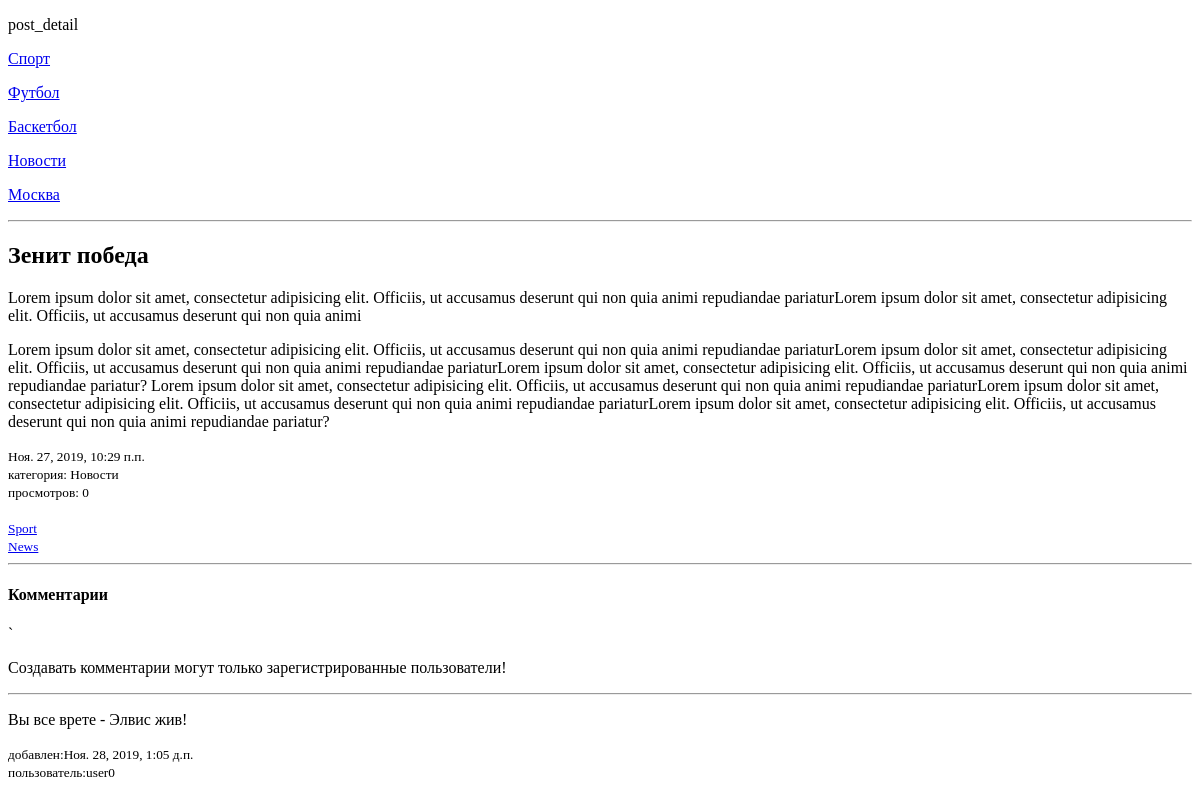
The app's page /justnews/zenitvictory/, older data.
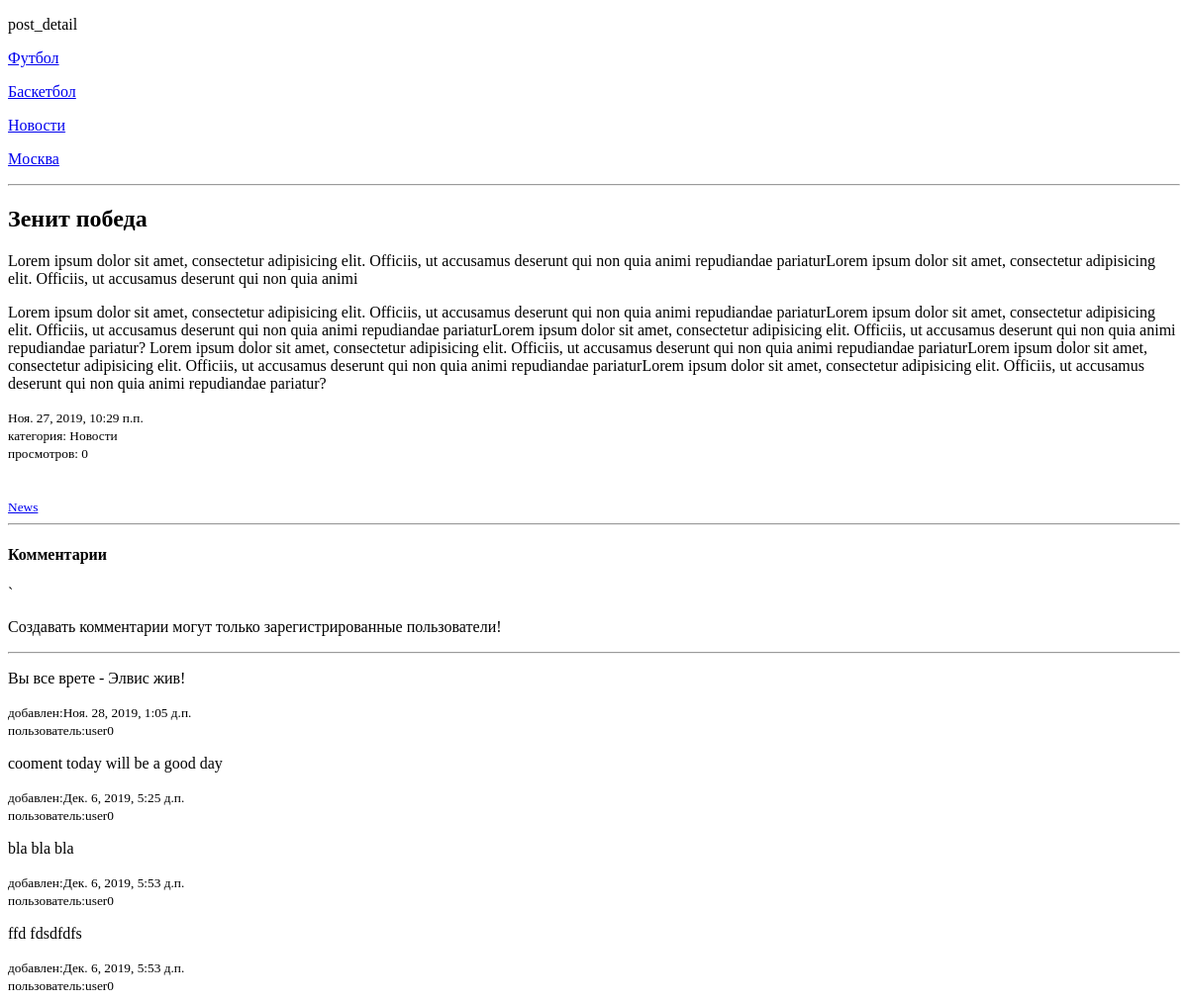
The same page, newer data.
### blog/models.py (models this page shows, shortened)
class Category(MPTTModel):
    name = models.CharField("имя", max_length=100)
    slug = models.SlugField("url", max_length=100, unique=True)
    description = models.TextField("описание", max_length=1000, default="", blank=True)
    parent = TreeForeignKey(
        'self',
        verbose_name="Родительская категория",
        on_delete=models.CASCADE,
        null=True,
        blank=True,
        related_name='children'
    )
    template = models.CharField("шаблон", max_length=500, default="blog/post_list.html")
    published = models.BooleanField("отображать?", default=True)
    paginated = models.PositiveIntegerField("количество новостей на странице", default=5)
    sort = models.PositiveIntegerField('порядок', default=0)
    class Meta:
        verbose_name = "Категория"
        verbose_name_plural = "Категории"
    def get_absolute_url(self):
        return reverse('category', kwargs={'category_slug': self.slug})

class Post(models.Model):
    author = models.ForeignKey(
        User,
        verbose_name="Автор",
        on_delete=models.SET_NULL,
        null=True,
        blank=True
    )
    title = models.CharField("заголовок", max_length=250)
    subtitle = models.CharField("под заголовок", max_length=500, blank=True, null=True)
    mini_text = models.TextField("описание")
    text = models.TextField("текст")
    create_date = models.DateTimeField("дата создания", auto_now=True)
    slug = models.SlugField("url", max_length=100, unique=True)
    tags = models.ManyToManyField(Tag, verbose_name="Тег", blank=True, related_name="tag")
    edit_date = models.DateTimeField(
        "дата редактирования",
        default=timezone.now,
        blank=True,
        null=True
    )
    published_date = models.DateTimeField(
        "дата публикации",
        default=timezone.now,
        blank=True,
        null=True
    )
    image = models.ImageField("главная фотография", upload_to="post/", null=True, blank=True)
    category = models.ForeignKey(Category, verbose_name="Категория",
                                 on_delete=models.CASCADE, null=True)
    template = models.CharField("шаблон", max_length=500, default="blog/post_list.html")
    published = models.BooleanField("опубликовать?", default=True)
    viewed = models.PositiveIntegerField("просмотрено", default=0)
    status = models.BooleanField("для зарегистрированных", default=False)
    sort = models.PositiveIntegerField('порядок', default=0)
    class Meta:
        verbose_name = "Пост"
        verbose_name_plural = "Посты"

class Tag(models.Model):
    name = models.CharField("имя", max_length=100)
    slug = models.SlugField("url", max_length=100, unique=True)
    published = models.BooleanField("отображать?", default=True)
    class Meta:
        verbose_name = "Тег"
        verbose_name_plural = "Теги"

class Comment(models.Model):
    author = models.ForeignKey(
        User,
        verbose_name="Автор",
        on_delete=models.CASCADE,
    )
    post = models.ForeignKey(Post,
                             verbose_name="статья",
                             on_delete=models.CASCADE,
                             related_name= "comments")
    text = models.TextField("комментарий")
    create_date = models.DateTimeField("дата создания", auto_now=True)
    moderation = models.BooleanField(default=True)
    class Meta:
        verbose_name = "Комментарий"
        verbose_name_plural = "Комментарии"

### blog/views.py (the view, shortened to what this page needs)
# urls.py: path("<slug:category>/<slug:slug>/", views.PostDetailView.as_view(), name="detail_post"),
class PostDetailView(View):
    def get(self,request, **kwargs):
        category_list = Category.objects.filter(published=True)
        post = get_object_or_404(Post,slug= kwargs.get("slug"))
        form = CommentForm()
        return render(request, post.template, {'post': post, 'categories':category_list,'form':form})

### templates/blog/post_detail.html (shortened to what this page needs)
<!DOCTYPE html>
<html lang="en">
<head>
</head>
<body>
<p>post_detail</p>
 {% for category in categories %}
    <p><a href="{{category.get_absolute_url}}">{{ category.name }}</a></p>
 {% endfor %}
<hr>
    <h2>{{ post.title }}</h2>
    <p>{{ post.mini_text }}</p>
    <p>{{ post.text }}</p>
    <small>{{ post.published_date }}</small><br>
    <small>категория: {{post.category.name}}</small><br>
    <small>просмотров: {{ post.viewed }}</small><br>
    {% for tag in post.tags.all %}<br>
        {% if tag.published    %}
                <small><a href="{% url 'find_by_tag' tag.slug %}">{{ tag.name }}</a></small>
            {% endif %}
        {% endfor %}
    <hr>
     <h4>Комментарии</h4>
`    {% if user.is_authenticated %}
            <form action="" method="post">
                {% csrf_token %}
                {{ form.as_p }}
                <button type="submit">добавить</button>
            </form>
      {% else %}
        <p>Cоздавать комментарии могут только зарегистрированные пользователи!</p>
    {% endif %}
    <hr>
    {% for comment in post.comments.all %}
         <p>{{ comment.text }}</p>
        <small>добавлен:{{ comment.create_date }}</small><br>
        <small>пользователь:{{ comment.author }}</small><br>
    {% endfor %}
</body>
</html>

Row changes from the older to the newer data that the page shows:
no longer on this page (row edited): Category: name "Спорт"
no longer on this page (row edited): Tag: name "Sport"
added Comment: text "cooment today will be a good day", create_date "Дек. 6, 2019, 5:25 д.п.", author "user0"
added Comment: text "bla bla bla", create_date "Дек. 6, 2019, 5:53 д.п.", author "user0"
added Comment: text "ffd fdsdfdfs", create_date "Дек. 6, 2019, 5:53 д.п.", author "user0"
